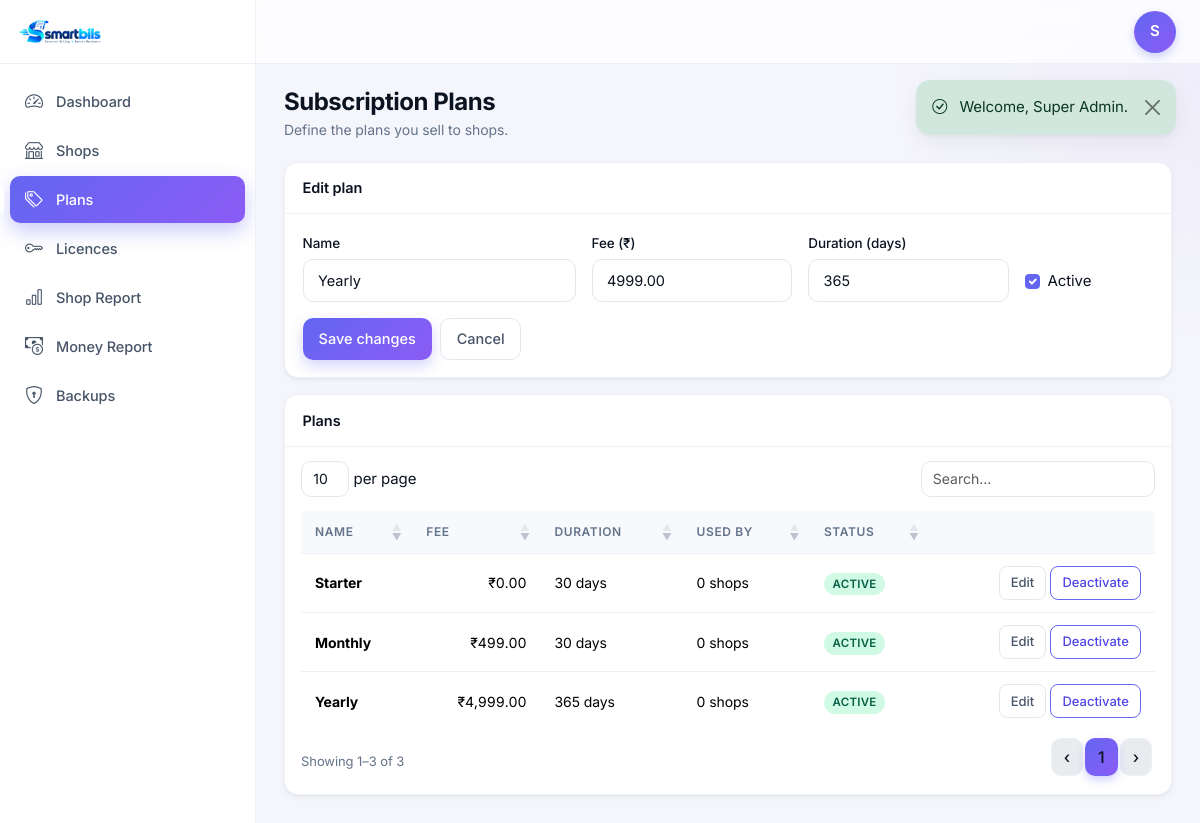
Screenshot of /admin/plans/index.php?edit=3 (signed in) with the database file from the repository.
### tables this page shows
CREATE TABLE IF NOT EXISTS `subscription_plans` (
  `id`            BIGINT UNSIGNED NOT NULL AUTO_INCREMENT,
  `name`          VARCHAR(100) NOT NULL,
  `fee`           DECIMAL(12,2) NOT NULL DEFAULT 0,
  `duration_days` INT UNSIGNED NOT NULL DEFAULT 30,
  `is_active`     TINYINT(1) NOT NULL DEFAULT 1,
  `created_at`    DATETIME NOT NULL DEFAULT CURRENT_TIMESTAMP,
  `updated_at`    DATETIME NOT NULL DEFAULT CURRENT_TIMESTAMP ON UPDATE CURRENT_TIMESTAMP,
  PRIMARY KEY (`id`),
  UNIQUE KEY `uq_plans_name` (`name`)
);

### config/database.php (called while the page is built, shortened)
<?php
function db(): PDO {
    static $pdo = null;
    if ($pdo instanceof PDO) return $pdo;
    $dsn = sprintf(
        'mysql:host=%s;port=%s;dbname=%s;charset=%s',
        DB_HOST, DB_PORT, DB_NAME, DB_CHARSET
    );
    try {
        $pdo = new PDO($dsn, DB_USER, DB_PASS, [
            PDO::ATTR_ERRMODE            => PDO::ERRMODE_EXCEPTION,
            PDO::ATTR_DEFAULT_FETCH_MODE => PDO::FETCH_ASSOC,
            PDO::ATTR_EMULATE_PREPARES   => false,
            PDO::MYSQL_ATTR_INIT_COMMAND => "SET NAMES utf8mb4 COLLATE utf8mb4_unicode_ci, time_zone = '+05:30'",
        ]);
    } catch (PDOException $e) {
        if (defined('APP_DEBUG') && APP_DEBUG) {
            http_response_code(500);
            exit('DB connect failed: ' . htmlspecialchars($e->getMessage(), ENT_QUOTES, 'UTF-8'));
        }
        error_log('[DB] ' . $e->getMessage());
        http_response_code(500);
        exit('Service unavailable.');
    }
    return $pdo;
}

### includes/functions.php (called while the page is built, shortened)
<?php
function e($v): string {
    return htmlspecialchars((string)($v ?? ''), ENT_QUOTES, 'UTF-8');
}
function url(string $path = ''): string {
    return rtrim(BASE_URL, '/') . '/' . ltrim($path, '/');
}
function money($amount): string {
    return APP_CURRENCY_SYMBOL . number_format((float)$amount, 2);
}

### admin/plans/index.php (the view, shortened to what this page needs)
<?php
$plans = db()->query("
    SELECT p.*, (SELECT COUNT(*) FROM shop_licenses WHERE plan_id = p.id) AS usage_count
    FROM subscription_plans p
    ORDER BY p.is_active DESC, p.fee ASC")->fetchAll();
$edit = null;
if (!empty($_GET['edit'])) {
    $s = db()->prepare('SELECT * FROM subscription_plans WHERE id = :id');
    $s->execute([':id' => (int)$_GET['edit']]);
    $edit = $s->fetch();
}
require __DIR__ . '/../../includes/layout-top.php';
?>
<div class="sb-page-header">
  <div>
    <h1 class="sb-page-title">Subscription Plans</h1>
    <p class="sb-page-subtitle">Define the plans you sell to shops.</p>
  </div>
</div>
<div class="card mb-3">
  <div class="card-header"><?= $edit ? 'Edit plan' : 'Add plan' ?></div>
  <div class="card-body">
    <form method="post" class="js-once">
      <div class="row g-3">
        <div class="col-md-4">
          <label class="form-label">Name</label>
          <input class="form-control" name="name" value="<?= e($edit['name'] ?? '') ?>" required>
        </div>
        <div class="col-md-3">
          <label class="form-label">Fee (<?= APP_CURRENCY_SYMBOL ?>)</label>
          <input class="form-control" type="number" step="0.01" min="0" name="fee" value="<?= e($edit['fee'] ?? '0') ?>" required>
        </div>
        <div class="col-md-3">
          <label class="form-label">Duration (days)</label>
          <input class="form-control" type="number" min="1" name="duration_days" value="<?= e($edit['duration_days'] ?? '30') ?>" required>
        </div>
        <div class="col-md-2 d-flex align-items-end">
          <div class="form-check mb-2">
            <input class="form-check-input" type="checkbox" id="is_active" name="is_active" value="1" <?= (!$edit || $edit['is_active']) ? 'checked' : '' ?>>
            <label class="form-check-label" for="is_active">Active</label>
          </div>
        </div>
      </div>
      <div class="mt-3 d-flex gap-2">
        <button class="btn btn-primary"><?= $edit ? 'Save changes' : 'Add plan' ?></button>
        <?php if ($edit): ?><a href="<?= url('admin/plans/') ?>" class="btn btn-outline-secondary">Cancel</a><?php endif; ?>
      </div>
    </form>
  </div>
</div>
<div class="card">
  <div class="card-header">Plans</div>
  <div class="table-responsive">
    <table class="table sb-datatable" data-nosort="5">
      <thead><tr><th>Name</th><th class="sb-money">Fee</th><th>Duration</th><th>Used by</th><th>Status</th><th></th></tr></thead>
      <tbody>
      <?php foreach ($plans as $p): ?>
        <tr>
          <td><strong><?= e($p['name']) ?></strong></td>
          <td class="sb-money" data-order="<?= e($p['fee']) ?>"><?= money($p['fee']) ?></td>
          <td data-order="<?= (int)$p['duration_days'] ?>"><?= (int)$p['duration_days'] ?> days</td>
          <td data-order="<?= (int)$p['usage_count'] ?>"><?= (int)$p['usage_count'] ?> shops</td>
          <td data-order="<?= (int)$p['is_active'] ?>">
            <?php if ($p['is_active']): ?>
              <span class="badge-pill badge-paid">Active</span>
            <?php else: ?>
              <span class="badge-pill badge-unpaid">Inactive</span>
            <?php endif; ?>
          </td>
          <td class="text-end text-nowrap">
            <a class="btn btn-sm btn-outline-secondary" href="?edit=<?= (int)$p['id'] ?>">Edit</a>
            <form method="post" class="d-inline">
              <button class="btn btn-sm btn-outline-primary">
                <?= $p['is_active'] ? 'Deactivate' : 'Activate' ?>
              </button>
            </form>
          </td>
        </tr>
      <?php endforeach; ?>
      </tbody>
    </table>
  </div>
</div>
<?php require __DIR__ . '/../../includes/layout-bottom.php'; ?>

### rows the page displays
subscription_plans: name "Yearly", fee "4999.00", duration_days "365", is_active "☑", fee "₹4,999.00", usage_count "0", shows "ACTIVE", shows "Deactivate"
subscription_plans: name "Starter", fee "₹0.00", duration_days "30", usage_count "0", is_active "ACTIVE"
subscription_plans: name "Monthly", fee "₹499.00", duration_days "30", usage_count "0", is_active "ACTIVE"

### other values shown
$label "Dashboard"
$label "Shops"
$label "Plans"
$label "Licences"
$label "Shop Report"
$label "Money Report"
$label "Backups"
$initials "S"
$m['msg'] "Welcome, Super Admin."
APP_CURRENCY_SYMBOL "₹"
